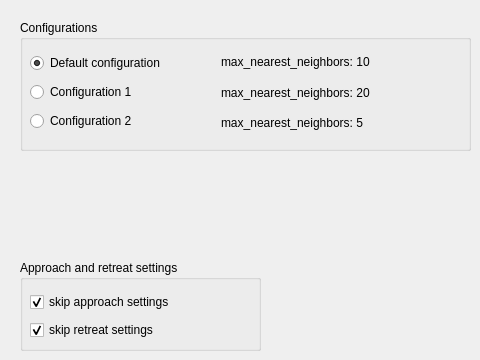
   <widget class="QWidget" name="tab_general">
    <attribute name="title">
     <string>General Settings</string>
    </attribute>
    <widget class="QGroupBox" name="groupBox">
     <property name="geometry">
      <rect>
       <x>20</x>
       <y>20</y>
       <width>451</width>
       <height>131</height>
      </rect>
     </property>
     <property name="title">
      <string>Configurations</string>
     </property>
     <widget class="QWidget" name="">
      <property name="geometry">
       <rect>
        <x>10</x>
        <y>30</y>
        <width>375</width>
        <height>85</height>
       </rect>
      </property>
      <layout class="QHBoxLayout" name="horizontalLayout">
       <item>
        <layout class="QVBoxLayout" name="verticalLayout_2">
         <item>
          <widget class="QRadioButton" name="radioButton_default">
           <property name="text">
            <string>Default configuration </string>
           </property>
           <property name="checked">
            <bool>true</bool>
           </property>
          </widget>
         </item>
         <item>
          <widget class="QRadioButton" name="radioButton_1">
           <property name="text">
            <string>Configuration 1</string>
           </property>
          </widget>
         </item>
         <item>
          <widget class="QRadioButton" name="radioButton_2">
           <property name="text">
            <string>Configuration 2</string>
           </property>
          </widget>
         </item>
        </layout>
       </item>
       <item>
        <layout class="QVBoxLayout" name="verticalLayout">
         <item>
          <widget class="QLabel" name="label">
           <property name="text">
            <string>max_nearest_neighbors: 10</string>
           </property>
          </widget>
         </item>
         <item>
          <widget class="QLabel" name="label_2">
           <property name="text">
            <string>max_nearest_neighbors: 20</string>
           </property>
          </widget>
         </item>
         <item>
          <widget class="QLabel" name="label_3">
           <property name="text">
            <string>max_nearest_neighbors: 5</string>
           </property>
          </widget>
         </item>
        </layout>
       </item>
      </layout>
     </widget>
    </widget>
    <widget class="QGroupBox" name="groupBox_constraints_2">
     <property name="geometry">
      <rect>
       <x>20</x>
       <y>260</y>
       <width>241</width>
       <height>91</height>
      </rect>
     </property>
     <property name="title">
      <string>Approach and retreat settings</string>
     </property>
     <widget class="QWidget" name="layoutWidget_5">
      <property name="geometry">
       <rect>
        <x>10</x>
        <y>30</y>
        <width>180</width>
        <height>54</height>
       </rect>
      </property>
      <layout class="QVBoxLayout" name="verticalLayout_26">
       <item>
        <widget class="QCheckBox" name="checkBox_approach">
         <property name="text">
          <string>skip approach settings</string>
         </property>
         <property name="checked">
          <bool>true</bool>
         </property>
        </widget>
       </item>
       <item>
        <widget class="QCheckBox" name="checkBox_retreat">
         <property name="text">
          <string>skip retreat settings</string>
         </property>
         <property name="checked">
          <bool>true</bool>
         </property>
        </widget>
       </item>
      </layout>
     </widget>
    </widget>
   </widget>
